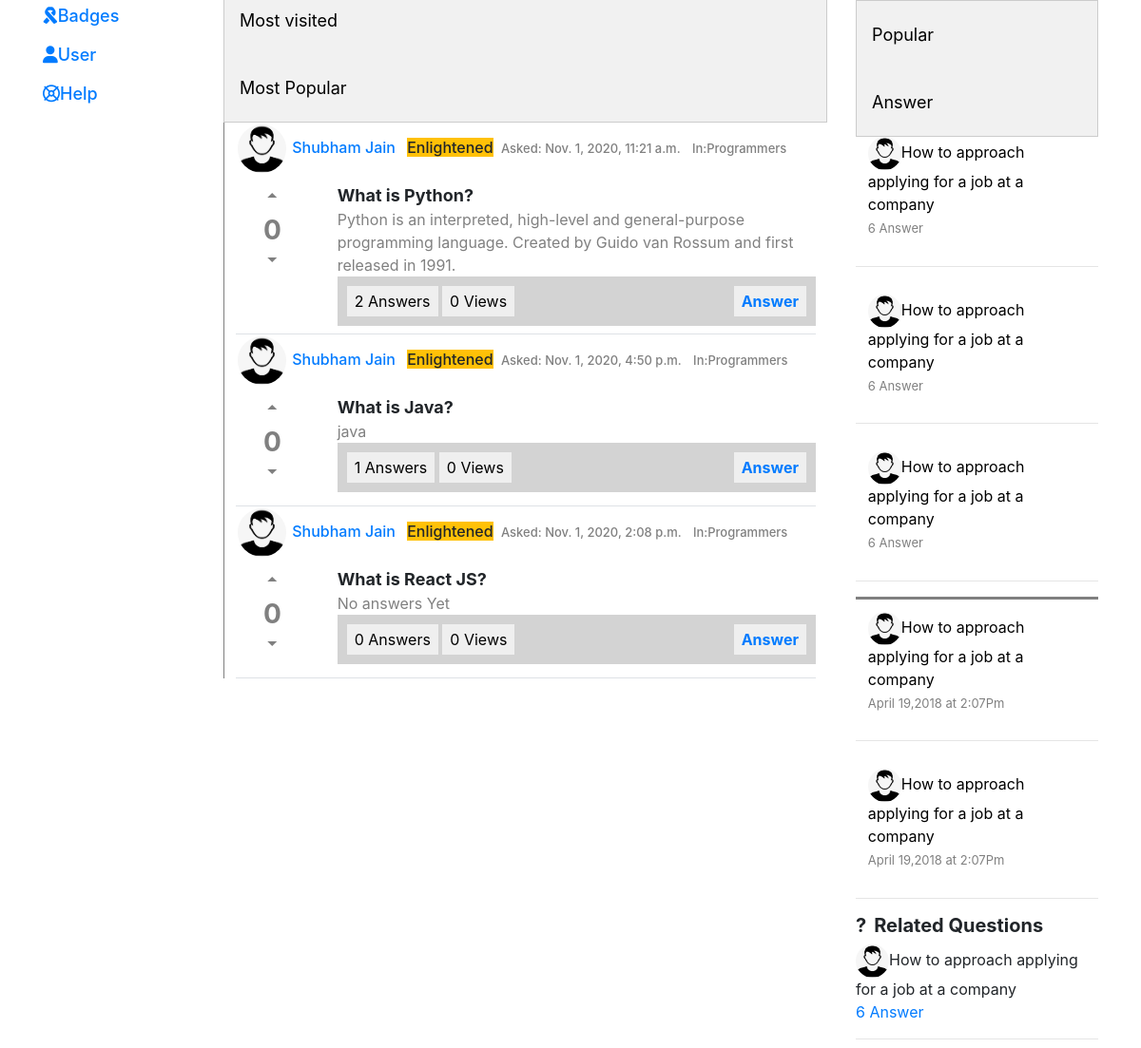
The page /mostAnswered/ (middle part) on the database as committed earlier.
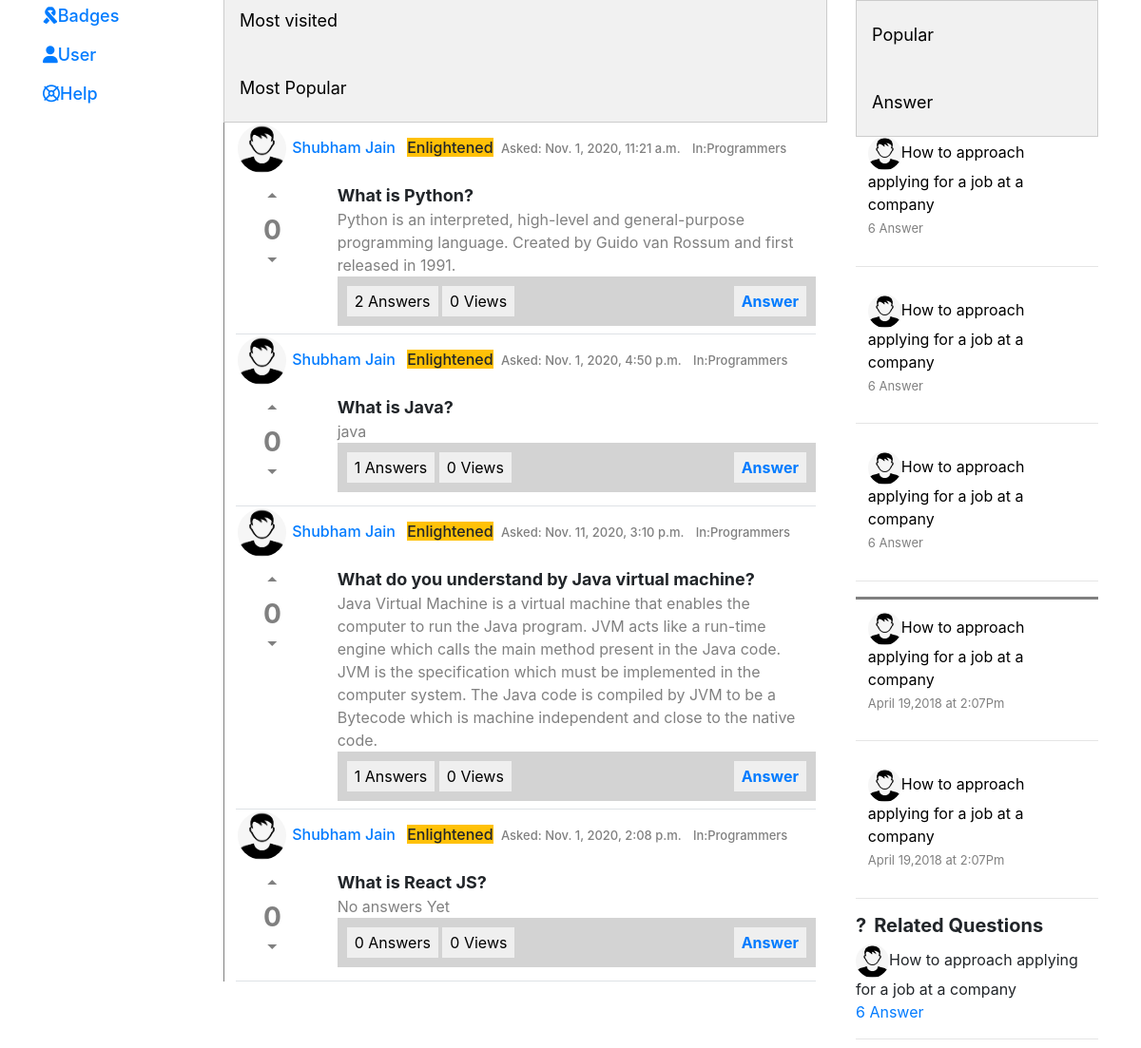
The same page on the database as committed later.
### App/models.py (models this page shows, shortened)
class Questions(models.Model):
	questionId = models.UUIDField(default=uuid.uuid4, editable=True, unique=True)
	question = models.TextField()
	totalVotes = models.IntegerField(default=0,blank=True)
	date = models.DateTimeField(auto_now_add=True, blank=True)
	Views = models.IntegerField(default=0)
	User = models.ForeignKey(UserDetail,on_delete=models.CASCADE,related_name='userinfo')

class UserDetail(models.Model):
	UserId = models.CharField(max_length=50,default='',blank=True)
	FirstName = models.CharField(max_length=50,default='',blank=True)
	LastName = models.CharField(max_length=50,default='',blank=True)
	Phone = models.CharField(max_length=10,default='',blank=True)
	Password = models.CharField(max_length=100,default='',blank=True)
	Email = models.EmailField(blank=True)
	SecurityQuestion = models.CharField(max_length=150,default='',blank=True)
	SecurityAnswer = models.CharField(max_length=500,default='',blank=True)
	profilePic = models.ImageField(upload_to='media', default='media/user.png')
	Score = models.IntegerField(default=0)
	MALE = 'M'
	FEMALE = 'F'
	OTHER = 'O'
	GENDER_CHOICES = [
	    (MALE, 'Male'),
	    (FEMALE, 'Female'),
	    (OTHER, 'Other')
	    ]
	Gender = models.CharField(max_length=1,default='',choices=GENDER_CHOICES)

class Answers(models.Model):
	answerId = models.CharField(max_length=100,default='', unique=True)
	question = models.ForeignKey(Questions,on_delete=models.CASCADE)
	answer = models.TextField(blank=True)
	totalVotes = models.IntegerField(blank=True)
	date = models.DateTimeField(auto_now_add=True, blank=True)
	User = models.CharField(max_length=50,blank=True,default='')

### App/views.py (the view)
# urls.py: path('mostAnswered/', views.mostAnswered, name='mostAnswered'),
def mostAnswered(request):
	mostAnswered = Questions.objects.annotate(count=Count('answers')).order_by('-count')
	Ans = []
	for qid in mostAnswered:
		allAnswers = Answers.objects.filter(question=qid)
		Ans.append(allAnswers)
	if request.session.has_key('user'):
		user = request.session['user']
		params = {'userloggedIn':user,'AllQuestions':zip(mostAnswered,Ans),'class_':'mostAnswered'}
	else:
		params = {'AllQuestions':zip(mostAnswered,Ans),'class_':'mostAnswered'}
	return render(request,'index.html',params)

### App/templates/index.html (shortened to what the changed rows need)
{% extends 'base.html' %}
{% load static %}
{% block body %}
    <div class="container">
        <div class="row">
            <div class="col-lg-7 col-md-7 col-sm-12 col-12">
                <div id="Recent_Question" class="tabcontent" style="display: block;">
                    {% for question, Answers in AllQuestions %}
                    <div class="border-bottom pb-2">
                        <h6>
                            <img src="{{question.User.profilePic.url}}" class="midprofile">
                            <a href="/profile/{{question.User.UserId}}">
                            <span class="mr-2">{{question.User.FirstName}} {{question.User.LastName}}</span>
                            </a>
                            <span class="mr-1 btn-warning">Enlightened</span>
                            <span style="color:grey;font-size:small;">Asked:<span> {{question.date}}</span></span>
                            <span style="color:grey;font-size:small;" class="ml-2">In:<span>Programmers</span></span>
                            <br>
                        </h6>
                        <div class="row">
                            <div class="col-lg-2 col-md-2 col-sm-2 col-2">
                                <center>
                                    <h3 style="cursor: pointer;color:grey;font-weight: bolder;">
                                        <span onclick="votes('up--{{question.questionId}}')" data-href="{{question.questionId}}"
                                            class="material-icons" onclick="">
                                        </span><br>
                                        <span id="{{question.questionId}}">{{question.totalVotes}}</span><br>
                                        <span class="material-icons" onclick="votes('down--{{question.questionId}}')">
                                        </span></h3>
                                </center>
                            </div>
                            <div class="col-lg-10 col-md-10 col-sm-10 col-10">
                                <span style="font-size:large;font-weight: bold;">
                                {{question.question}}
                                </span>
                                <br>
                                <span style="color:gray">
                                    {% if not Answers %}
                                    <span> No answers Yet</span>
                                    {% endif %}
                                    {% for ans in Answers|slice:1  %}
                                    {{ans.answer  }}
                                    <br>
                                    {% endfor %}
                                    </span>
                                <div class="midDivinnerSect">
                                    <button>{{Answers|length}} Answers</button>
                                    <button>{{question.Views}} Views</button>
                                    <button class="float-right">
                                    <a href="/answer/{{question.questionId}}">
                                        <strong class='answer' data-href="{{question.questionId}}">Answer</strong></button>
                                </div>
                            </div>
                        </div>
                    </div>
                    {% endfor %}
                </div>
            </div>
        </div>
    </div>
{% endblock %}

Rows that differ between the two databases and show on the page:
added Questions: User.profilePic (placeholder picture), User.FirstName "Shubham", User.LastName "Jain", date "Nov. 11, 2020, 3:10 p.m.", totalVotes "0", question "What do you understand by Java virtual machine?", Answers "1", Views "0"
added Answers: answer "Java Virtual Machine is a virtual machine that enables the computer to run the Java program. JVM acts like a run-time engine which calls the main method present in the Java code. JVM is the specification which must be implemented in the computer system. The Java code is compiled by JVM to be a Bytecode which is machine independent and close to the native code.", shown under "Shubham"
